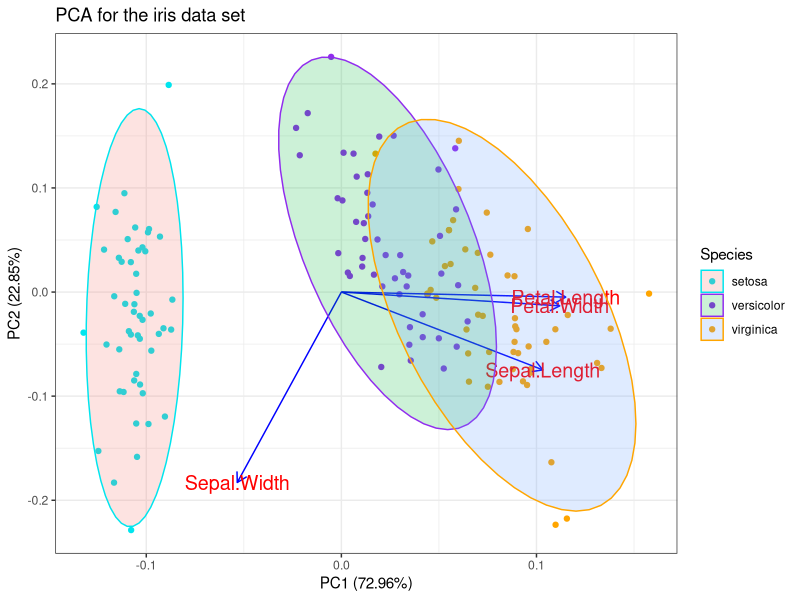
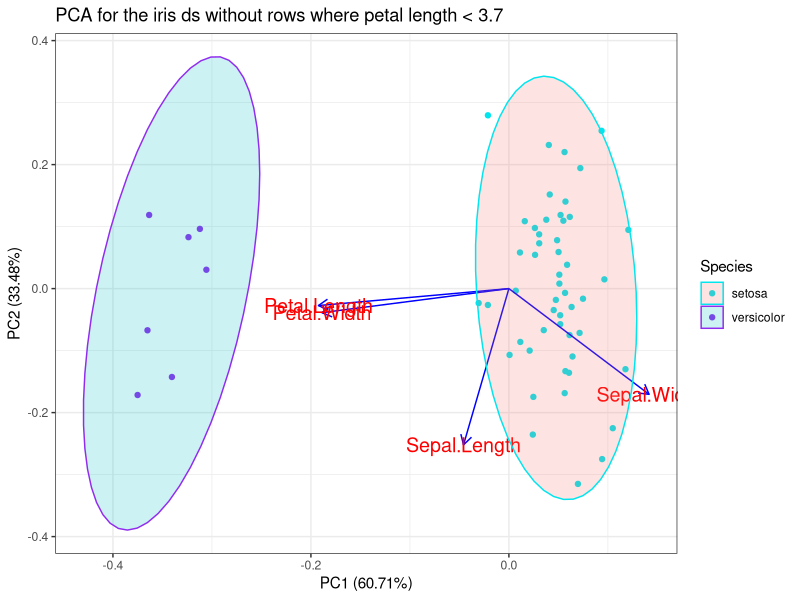

Reproduce these figures in R, in order. (Note: this script raises an error after producing the figures.)
library(dplyr)
library(ggfortify)


data("iris")
head(iris)

#directory <- "/***/***/*"
#load(directory)


iris_without_species <- iris %>% select(Sepal.Length, Sepal.Width, Petal.Length, Petal.Width)

pca_res <- prcomp(iris_without_species, scale. = TRUE)



plot1 <- autoplot(pca_res, data = iris, colour = 'Species',
                  loadings = TRUE, loadings.colour = 'blue',
                  loadings.label = TRUE, loadings.label.size = 5, frame = TRUE, frame.type = 'norm') + theme_bw() + labs(title = "PCA for the iris data set")+ scale_color_manual(values = c("turquoise2","purple2", "orange"))




removed_all_rows_petallength_under_two <- iris[!(iris$Petal.Length > 3.7),]

removed_without_species <- removed_all_rows_petallength_under_two %>% select(Sepal.Length, Sepal.Width, Petal.Length, Petal.Width)


pca_res2 <- prcomp(removed_without_species, scale. = TRUE)



plot2 <- autoplot(pca_res2, data = removed_all_rows_petallength_under_two, colour = 'Species',
                  loadings = TRUE, loadings.colour = 'blue',
                  loadings.label = TRUE, loadings.label.size = 5, frame = TRUE, frame.type = 'norm') + theme_bw() + labs(title = "PCA for the iris ds without rows where petal length < 3.7 ")+ scale_color_manual(values = c( "turquoise2", "purple2", "orange"))

 
 

pdfname <- "pca_iris"

pdf(paste(pdfname, ".pdf"),onefile = TRUE)

for(i in 3){
  
  
  gridi <- grid.arrange(plot1, plot2, nrow = 2, ncol = 1,  bottom = textGrob(
    "Graphs",
    gp = gpar(fontface = 3, fontsize = 9),
    hjust = 1,
    x = 1
  ))
  
  
  print(gridi)
  
  
  
}
dev.off()
